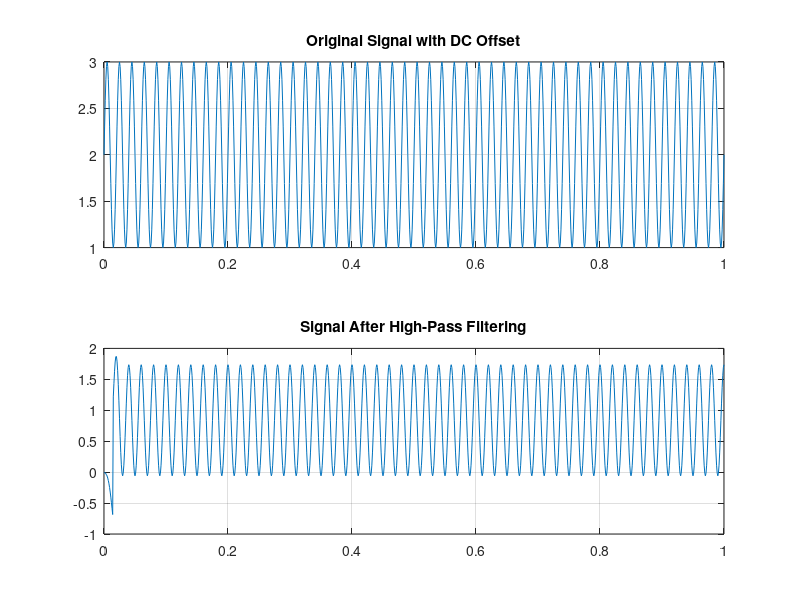

Here is the MATLAB script that generated this plot:
clc;
clear;
close all;

% Sampling parameters
Fs = 1000;
t = 0:1/Fs:1;

% Signal with DC offset
x = sin(2*pi*50*t) + 2;

% High-pass FIR filter
order = 30;
cutoff = 20/(Fs/2);

b = fir1(order, cutoff, 'high');

% Apply filter
y = filter(b,1,x);

figure;

subplot(2,1,1)
plot(t,x)
title('Original Signal with DC Offset')
grid on

subplot(2,1,2)
plot(t,y)
title('Signal After High-Pass Filtering')
grid on
